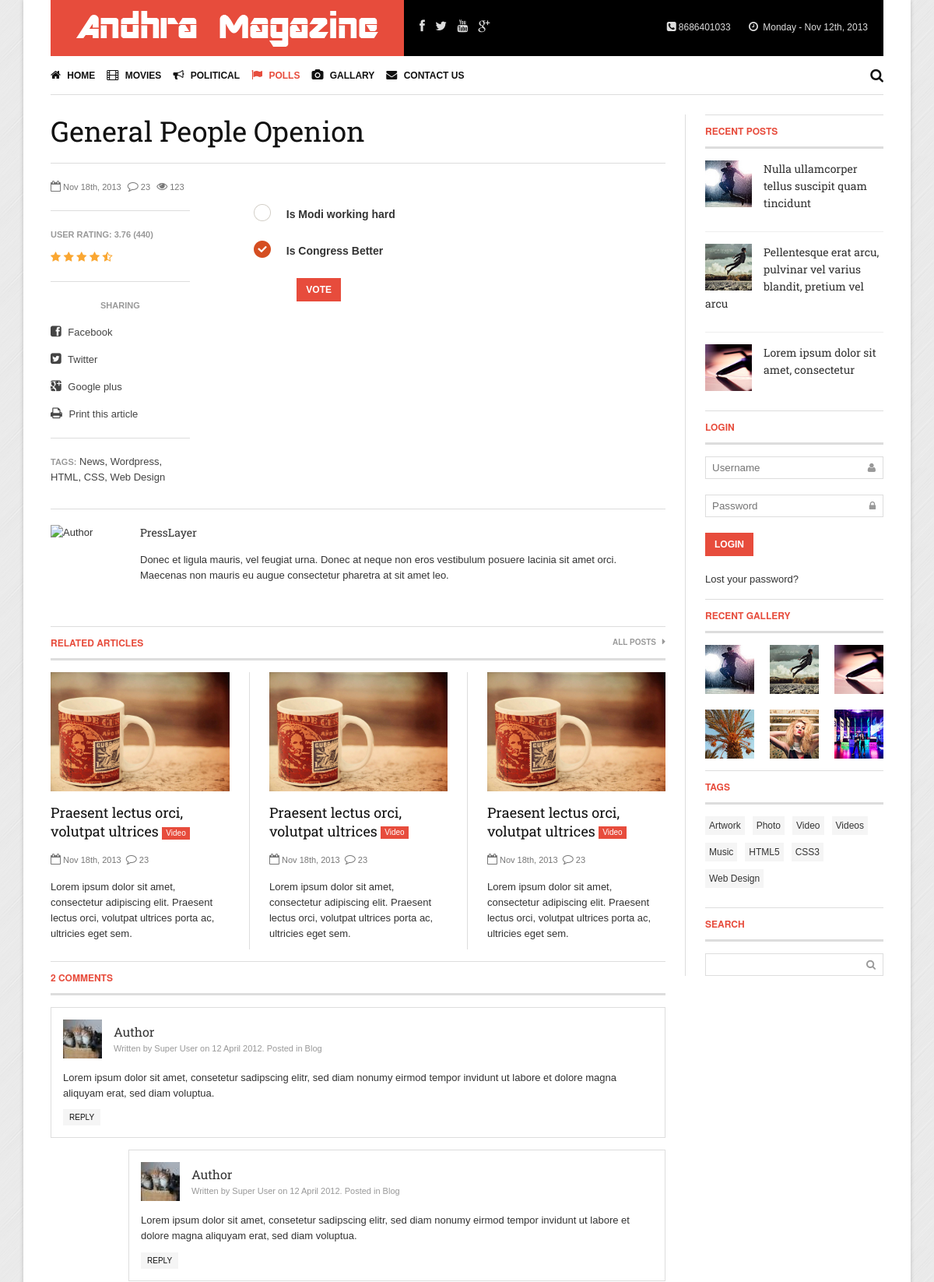
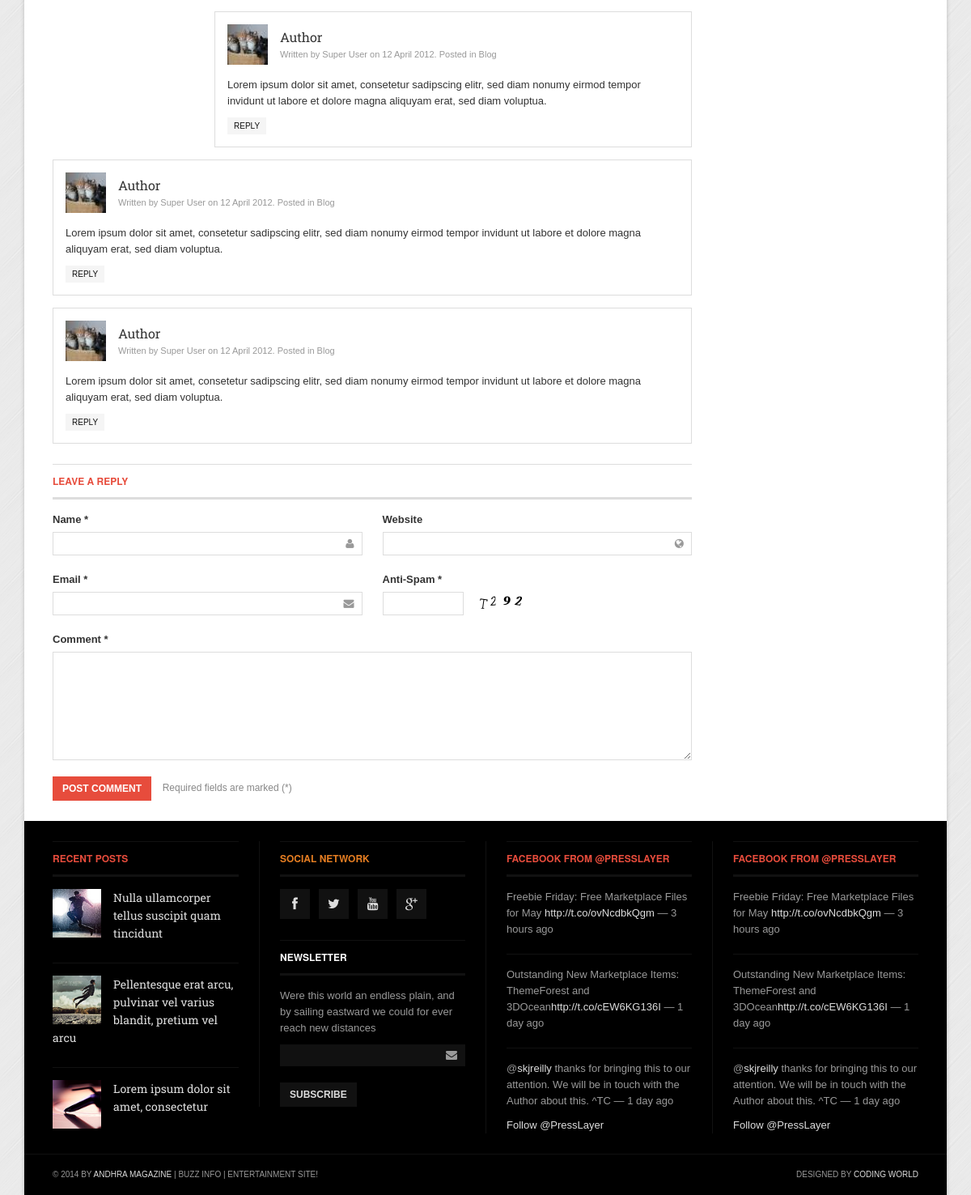
The app's page /single_poll.php?id=2 with its own data (2 pictures, top to bottom).
### tables this page shows
CREATE TABLE IF NOT EXISTS `polls` (
  `id` bigint(20) NOT NULL AUTO_INCREMENT,
  `title` text NOT NULL,
  PRIMARY KEY (`id`)
);

CREATE TABLE IF NOT EXISTS `choices` (
  `id` bigint(20) NOT NULL AUTO_INCREMENT,
  `title_id` bigint(20) NOT NULL,
  `choice` text NOT NULL,
  PRIMARY KEY (`id`)
);

### single_poll.php (the view, shortened to what the rows shown need)
<?php
   include_once('includes/connection.php');
   include_once('includes/article.php');
?>
<!DOCTYPE html>
<html lang="en">
<head>
    <link rel="stylesheet" href="assets/css/font-awesome.min.css">
    <link rel="stylesheet" href="assets/css/weather-icons.min.css">
	<link rel="stylesheet" href="assets/css/megafish.css">
    <link rel="stylesheet" href="assets/css/framework.css">
    <link rel="stylesheet" href="assets/flexslider/flexslider-alt.css">
    <link rel="stylesheet" href="assets/flexslider/flexslider-tab.css">
	<link rel="stylesheet" href="style.css" type='text/css' media="screen" />
	<link rel='stylesheet' href='assets/css/print.css' id="print-style-css" type='text/css' media="print" />
	<link href="./poll_css/custom.css?v=1.0.2" rel="stylesheet">
  <link href="./poll_skins/all.css?v=1.0.2" rel="stylesheet">
</head>
<body class="site-boxed">
	<div class="site-wrapper">
<div class="prl-container">
    <div class="prl-grid prl-grid-divider">
        <section id="main" class="prl-span-9">
			<?php
							$function = new Article;
							$functions = $function->polltitle($_GET['id']);
							foreach ($functions as $function)
							{
								$function1 = new Article;
								$functions1 = $function1->allpollschoices($function['id']);
							?>
			<article id="article-single">
				<h1><a href="single.html"><?php echo $function['title']; ?></a></h1>
				<hr class="prl-grid-divider">
				<div class="prl-grid">
					<div class="prl-span-9 prl-span-flip">
						<div class="prl-entry-content">
							<div class="demo-list clear">
							<form action="single_poll.php" method="POST">
								  <ul>
								  <?php
										foreach ($functions1 as $function1)
										{
								  ?>
									<li>
									  <label for="input-1"><?php echo $function1['choice']; ?></label>
									</li>
								  <?php
								  }
								  ?>
								  </ul>
								  <ul>
								  <div class="prl-form-row">
										<button class="prl-button prl-button-primary" name="submit" type="submit">Vote</button>
								  </div>
								  </ul>
							</form>
							</div>
						</div>
					</div>
					<div class="prl-span-3 prl-entry-meta">
						<div class="prl-article-meta">
							<span><i class="fa fa-calendar-o"></i> Nov 18th, 2013</span>
							<span><a href="#comment"><i class="fa fa-comment-o"></i> 23</a></span>
							<i class="fa fa-eye"></i> 123
						</div>
						<hr class="prl-article-divider">
							<p class="rating-head">User rating: 3.76 (440)</p>
							<p class="prl-post-rating prl-user-rating">
								<i class="fa fa-star"></i> <i class="fa fa-star"></i> <i class="fa fa-star"></i> <i class="fa fa-star"></i> <i class="fa fa-star-half-o"></i>
							</p>
						<hr class="prl-article-divider">
							<ul class="prl-list prl-list-sharing">
								<li class="header">SHARING</li>
								<li><a href="#"><i class="fa fa-facebook-square"></i> Facebook</a></li>
								<li><a href="#"><i class="fa fa-twitter-square"></i> Twitter</a></li>
								<li><a href="#"><i class="fa fa-google-plus-square"></i> Google plus</a></li>
								<li><a href="#" onclick="window.print();" id="print-page" ><i class="fa fa-print"></i> Print this article</a></li>
							</ul>
						<hr class="prl-article-divider">
							<p class="prl-article-tags"><span class="prl-article-tags-header">TAGS:</span> <a href="#">News</a>, <a href="#">Wordpress</a>, <a href="#">HTML</a>, <a href="#">CSS</a>, <a href="#">Web Design</a></p>
					</div>
				</div>
			</article>
			<?php } ?>
        </section>
    </div>
</div>
</div>
	</body>
</html>

### records on screen
polls: title "General People Openion"
choices: choice "Is Modi working hard"
choices: choice "Is Congress Better"
